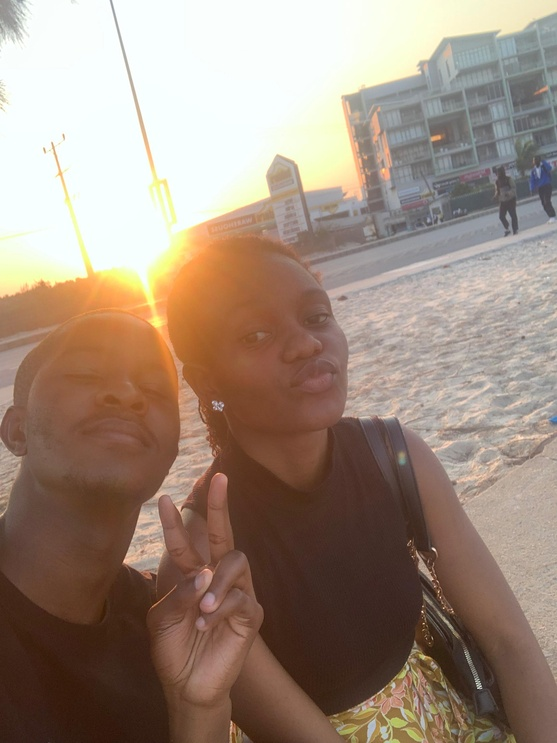
#> input picture problem-3/input-images/image-one.jpg, 557 x 743 px, shrunk from 2316 x 3088 before the run; its folder holds 2 pictures in this run
$ python ProcessingImage.py
#> lines starting #> are read from the running program, lines starting #| are printed output that depends on the picture
import os
from PIL import Image, UnidentifiedImageError


def process_images(input_dir, output_dir):
#> called with input_dir = 'input-images', output_dir = 'output-images'
    if not os.path.exists(input_dir):
        print(f'Error: The Input Directory "{input_dir}" does not exists!')
        return

    os.makedirs(output_dir, exist_ok=True)

    for filename in os.listdir(input_dir):
        input_path = os.path.join(input_dir, filename)

        # Skip dirs
        if os.path.isdir(input_path):
            continue

        try:
            with Image.open(input_path) as img:
#> img is the input picture: PIL image 557x743 RGB; mean R, G, B 157.8, 138.1, 123.5
                grayscale_img = img.convert("L")
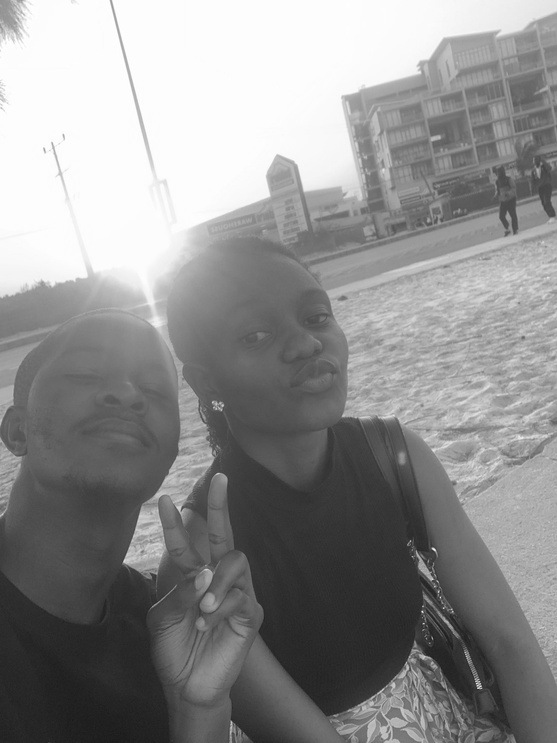
#> grayscale_img: PIL image 557x743 L; min 26, max 255, mean 142.3

                output_path = os.path.join(output_dir, filename)
                grayscale_img.save(output_path)

                print(
                    f"Picture with the name '{filename}' converted successfully !!!")

        except UnidentifiedImageError:
            print(f'"{filename}": is not a Image')
#> pass 2 of the loop in process_images, `for filename in os.listdir(input_dir):`:
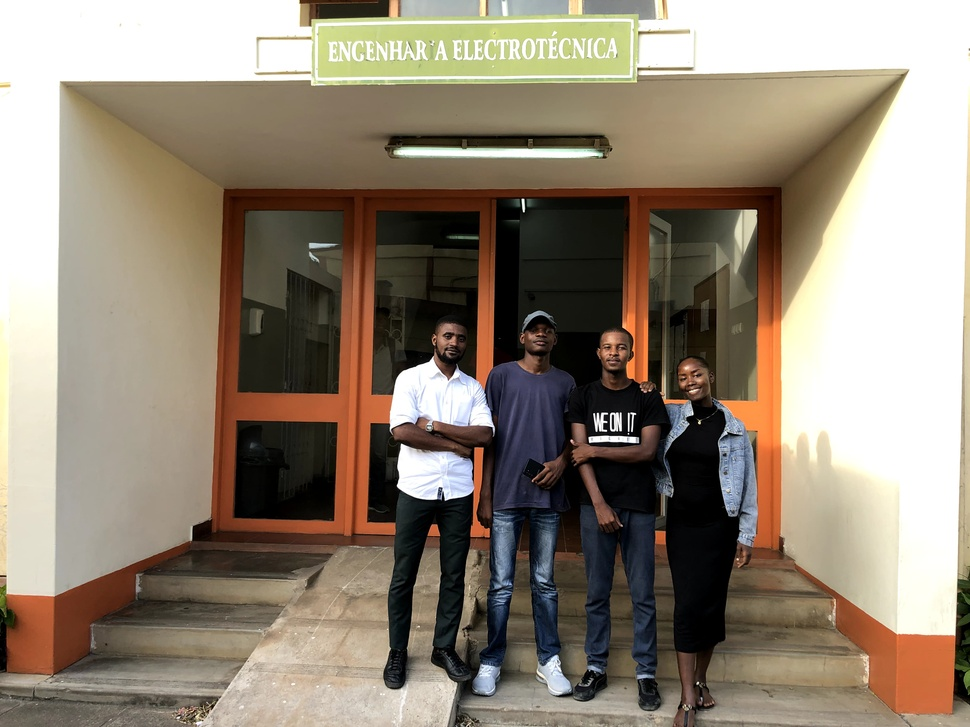
#> input picture problem-3/input-images/image-two.jpg, 970 x 727 px, shrunk from 4032 x 3024 before the run
#> in process_images, img is the input picture: PIL image 970x727 RGB; mean R, G, B 145.3, 133, 117.2
#> in process_images, `grayscale_img = img.convert("L")`:
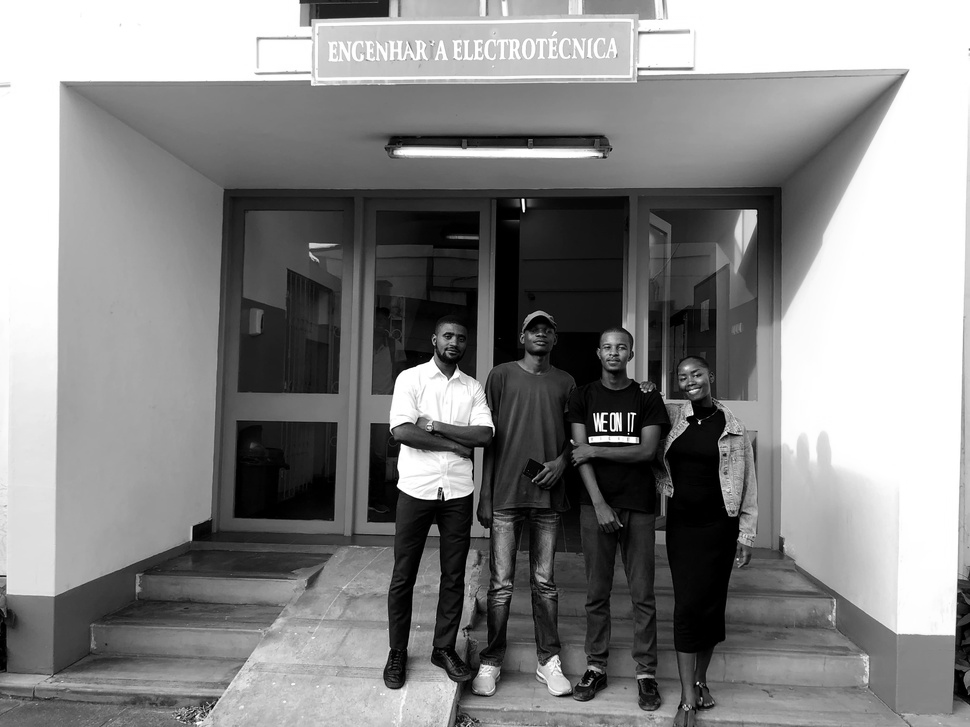
#> grayscale_img: PIL image 970x727 L; min 0, max 255, mean 134.9


def main():
    input_directory = 'input-images'
    output_directory = 'output-images'

    process_images(input_directory, output_directory)


if __name__ == '__main__':
    main()
